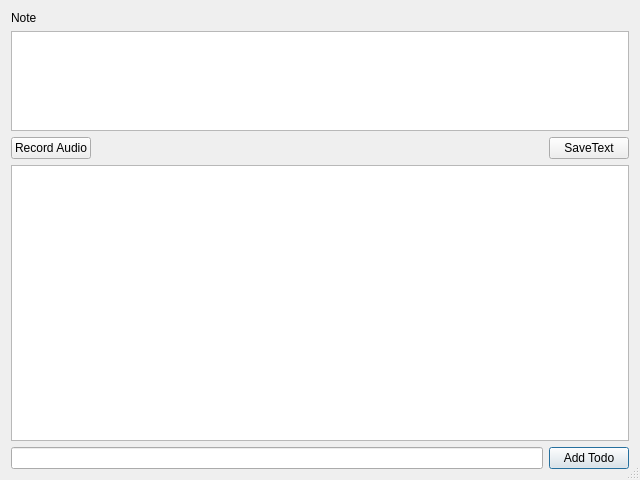
<?xml version="1.0" encoding="UTF-8"?>
<ui version="4.0">
 <class>QuickNoteDialog</class>
 <widget class="QDialog" name="QuickNoteDialog">
  <property name="windowModality">
   <enum>Qt::NonModal</enum>
  </property>
  <property name="geometry">
   <rect>
    <x>0</x>
    <y>0</y>
    <width>640</width>
    <height>480</height>
   </rect>
  </property>
  <property name="windowTitle">
   <string>Quick Note</string>
  </property>
  <property name="sizeGripEnabled">
   <bool>true</bool>
  </property>
  <layout class="QGridLayout" name="gridLayout">
   <item row="4" column="2">
    <widget class="QPushButton" name="buttonAddTodo">
     <property name="text">
      <string>Add Todo</string>
     </property>
    </widget>
   </item>
   <item row="2" column="0">
    <widget class="QPushButton" name="buttonRecordAudio">
     <property name="text">
      <string>Record Audio</string>
     </property>
     <property name="shortcut">
      <string>Ctrl+R</string>
     </property>
    </widget>
   </item>
   <item row="1" column="0" colspan="3">
    <widget class="QPlainTextEdit" name="editNote">
     <property name="maximumSize">
      <size>
       <width>4000</width>
       <height>100</height>
      </size>
     </property>
    </widget>
   </item>
   <item row="0" column="0">
    <widget class="QLabel" name="label">
     <property name="text">
      <string>Note</string>
     </property>
    </widget>
   </item>
   <item row="2" column="2">
    <widget class="QPushButton" name="buttonSaveText">
     <property name="text">
      <string>SaveText</string>
     </property>
     <property name="shortcut">
      <string>Ctrl+Return</string>
     </property>
    </widget>
   </item>
   <item row="3" column="0" colspan="3">
    <widget class="QListWidget" name="listTodo"/>
   </item>
   <item row="2" column="1">
    <spacer name="horizontalSpacer">
     <property name="orientation">
      <enum>Qt::Horizontal</enum>
     </property>
     <property name="sizeHint" stdset="0">
      <size>
       <width>40</width>
       <height>20</height>
      </size>
     </property>
    </spacer>
   </item>
   <item row="4" column="0" colspan="2">
    <widget class="QLineEdit" name="editTodo"/>
   </item>
  </layout>
 </widget>
 <layoutdefault spacing="6" margin="11"/>
 <resources/>
 <connections/>
</ui>
